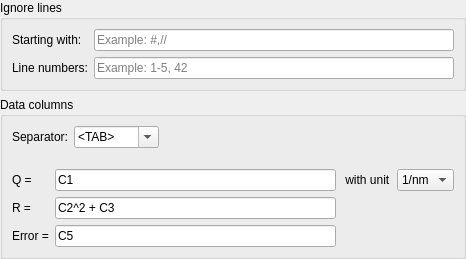
<?xml version="1.0" encoding="UTF-8"?>
<ui version="4.0">
 <class>FormulaBasedDataLoader1DProperties</class>
 <widget class="QWidget" name="FormulaBasedDataLoader1DProperties">
  <property name="geometry">
   <rect>
    <x>0</x>
    <y>0</y>
    <width>466</width>
    <height>241</height>
   </rect>
  </property>
  <property name="windowTitle">
   <string>Form</string>
  </property>
  <layout class="QVBoxLayout" name="verticalLayout_2">
   <property name="leftMargin">
    <number>0</number>
   </property>
   <property name="topMargin">
    <number>0</number>
   </property>
   <property name="rightMargin">
    <number>0</number>
   </property>
   <property name="bottomMargin">
    <number>0</number>
   </property>
   <item>
    <widget class="QGroupBox" name="groupBox_2">
     <property name="title">
      <string>Ignore lines</string>
     </property>
     <layout class="QFormLayout" name="formLayout">
      <property name="leftMargin">
       <number>9</number>
      </property>
      <item row="0" column="1">
       <widget class="QLineEdit" name="headerPrefixEdit">
        <property name="text">
         <string/>
        </property>
        <property name="placeholderText">
         <string>Example: #,//</string>
        </property>
       </widget>
      </item>
      <item row="1" column="1">
       <widget class="QLineEdit" name="linesToSkipEdit">
        <property name="placeholderText">
         <string>Example: 1-5, 42</string>
        </property>
       </widget>
      </item>
      <item row="1" column="0">
       <widget class="QLabel" name="label_2">
        <property name="text">
         <string>Line numbers:</string>
        </property>
       </widget>
      </item>
      <item row="0" column="0">
       <widget class="QLabel" name="label_3">
        <property name="text">
         <string>Starting with:</string>
        </property>
       </widget>
      </item>
     </layout>
    </widget>
   </item>
   <item>
    <widget class="QGroupBox" name="groupBox">
     <property name="title">
      <string>Data columns</string>
     </property>
     <layout class="QVBoxLayout" name="verticalLayout_4">
      <item>
       <layout class="QHBoxLayout" name="horizontalLayout_5">
        <item>
         <widget class="QLabel" name="label_4">
          <property name="text">
           <string>Separator:</string>
          </property>
         </widget>
        </item>
        <item>
         <widget class="QComboBox" name="separatorCombo">
          <property name="editable">
           <bool>true</bool>
          </property>
          <item>
           <property name="text">
            <string>&lt;TAB&gt;</string>
           </property>
          </item>
          <item>
           <property name="text">
            <string>&lt;SPACE&gt;</string>
           </property>
          </item>
          <item>
           <property name="text">
            <string>,</string>
           </property>
          </item>
          <item>
           <property name="text">
            <string>;</string>
           </property>
          </item>
         </widget>
        </item>
        <item>
         <spacer name="horizontalSpacer_4">
          <property name="orientation">
           <enum>Qt::Horizontal</enum>
          </property>
          <property name="sizeHint" stdset="0">
           <size>
            <width>40</width>
            <height>20</height>
           </size>
          </property>
         </spacer>
        </item>
       </layout>
      </item>
      <item>
       <spacer name="verticalSpacer">
        <property name="orientation">
         <enum>Qt::Vertical</enum>
        </property>
        <property name="sizeType">
         <enum>QSizePolicy::Fixed</enum>
        </property>
        <property name="sizeHint" stdset="0">
         <size>
          <width>20</width>
          <height>15</height>
         </size>
        </property>
       </spacer>
      </item>
      <item>
       <layout class="QGridLayout" name="gridLayout">
        <item row="0" column="0">
         <widget class="QLabel" name="label">
          <property name="text">
           <string>Q =</string>
          </property>
         </widget>
        </item>
        <item row="2" column="1">
         <widget class="QLineEdit" name="lineEdit_3">
          <property name="toolTip">
           <string>&lt;html&gt;&lt;head/&gt;&lt;body&gt;&lt;p&gt;Use Ci to refer to value of column i&lt;/p&gt;&lt;p&gt;E.g. C1^2 + C3&lt;/p&gt;&lt;/body&gt;&lt;/html&gt;</string>
          </property>
          <property name="text">
           <string>C5</string>
          </property>
         </widget>
        </item>
        <item row="1" column="0">
         <widget class="QLabel" name="label_5">
          <property name="text">
           <string>R =</string>
          </property>
         </widget>
        </item>
        <item row="0" column="2">
         <widget class="QLabel" name="unitLabel4_2">
          <property name="text">
           <string> with unit</string>
          </property>
         </widget>
        </item>
        <item row="0" column="1">
         <widget class="QLineEdit" name="lineEdit">
          <property name="toolTip">
           <string>&lt;html&gt;&lt;head/&gt;&lt;body&gt;&lt;p&gt;Use Ci to refer to value of column i&lt;/p&gt;&lt;p&gt;E.g. C1^2 + C3&lt;/p&gt;&lt;/body&gt;&lt;/html&gt;</string>
          </property>
          <property name="text">
           <string>C1</string>
          </property>
         </widget>
        </item>
        <item row="1" column="1">
         <widget class="QLineEdit" name="lineEdit_2">
          <property name="toolTip">
           <string>&lt;html&gt;&lt;head/&gt;&lt;body&gt;&lt;p&gt;Use Ci to refer to value of column i&lt;/p&gt;&lt;p&gt;E.g. C1^2 + C3&lt;/p&gt;&lt;/body&gt;&lt;/html&gt;</string>
          </property>
          <property name="text">
           <string>C2^2 + C3</string>
          </property>
         </widget>
        </item>
        <item row="0" column="3">
         <widget class="QComboBox" name="unitCombo4">
          <item>
           <property name="text">
            <string>1/nm</string>
           </property>
          </item>
          <item>
           <property name="text">
            <string>1/Å</string>
           </property>
          </item>
         </widget>
        </item>
        <item row="2" column="0">
         <widget class="QLabel" name="label_7">
          <property name="text">
           <string>Error =</string>
          </property>
         </widget>
        </item>
       </layout>
      </item>
     </layout>
    </widget>
   </item>
  </layout>
 </widget>
 <resources/>
 <connections/>
</ui>
